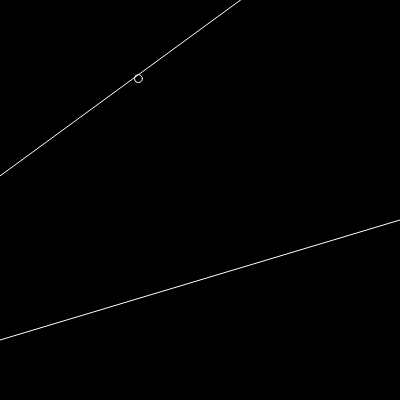
Frame 1 (no input)
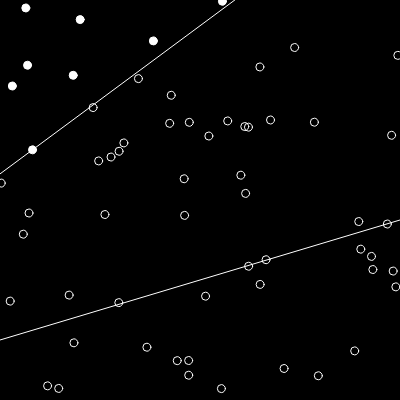
Frame 60 (no input)
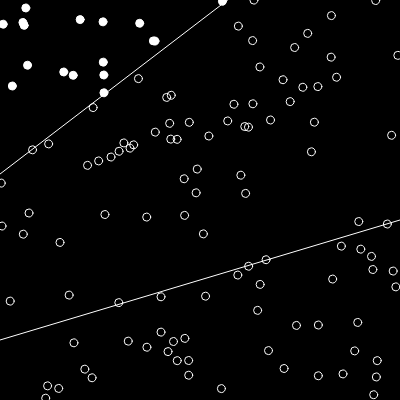
Frame 120 (the mouse pressed at the canvas centre since frame 60)

The p5.js sketch that drew these frames (run headless with seeded random() and noise() and a simulated clock; from frame 60 on, the mouse is pressed at the canvas centre):

// p5.js sketch
// ── sketch.js
let ptron;
let training = new Array(2000);


// We will train the perceptron with one "Point" object at a time
let count = 0;


// Coordinate space
let xmin = -1;
let ymin = -1;
let xmax = 1;
let ymax = 1;



function setup(){


  createCanvas(400,400);

  console.log(2);

  // The perceptron has 3 inputs -- x, y, and bias
   // Second value is "Learning Constant"
  ptron = new Perceptron(3,0.001);

  // Create a random set of training points and calculate the "known" answer

  for(var i =0; i<training.length;i++){
    let x = random(xmin,xmax);
    let y = random(ymin,ymax);
    let answer = 1;
    if(y<f(x)) answer =-1;
    training[i] = {
      input:[x,y,1],
      output:answer
    };

  }

}

function draw(){
  background(0);

  strokeWeight(1);
  stroke(255);
  let x1 = map(xmin,xmin,xmax,0,width);
  let y1 = map(f(ymin),ymin,ymax,height,0);
  let x2 = map(xmax,xmin,xmax,0,width);
  let y2 = map(f(ymax),ymin,ymax,height,0);

  line(x1,y1,x2,y2);

  // Draw the line based on the current weights
  // Formula is weights[0]*x + weights[1]*y + weights[2] = 0
  stroke(255);
  strokeWeight(1);
  let weights = ptron.getWeights();
  x1 = xmin;
  y1 =(-weights[2]-weights[0]*x1)/weights[1];
  x2 = xmax;
  y2 =(-weights[2]-weights[0]*x2)/weights[1];

  x1 = map(x1, xmin, xmax, 0, width);
  y1 = map(y1, ymin, ymax, height, 0);
  x2 = map(x2, xmin, xmax, 0, width);
  y2 = map(y2, ymin, ymax, height, 0);
  line(x1, y1, x2, y2);


  //train the perceptron

  ptron.train(training[count].input,training[count].output);
  count = (count +1) % training.length


  for (let i =0 ;i<count;i++){
    stroke(255);
    strokeWeight(1);
    fill(255);

    let guess = ptron.feedForward(training[i].input);
    if (guess > 0) noFill();
    let x = map(training[i].input[0], xmin, xmax, 0, width);
    let y = map(training[i].input[1], ymin, ymax, height, 0);
    ellipse(x, y, 8, 8);
  }

}



function f(x) {
  //y = mx +b
  let y = 0.3 * x + -0.4;
  return y;
}
// ── perceptron.js
class Perceptron {

  constructor(n,c){
    // Array of weights for inputs
    this.weights = new Array(n);
    // Start with random weights
    for(var i =0; i<this.weights.length;i++){
      this.weights[i] = random(-1,1);
    }
    this.c = c; // leasrning rate
  }

  train(inputs,desired){
    let guess = this.feedForward(inputs);
    // Compute the factor for changing the weight based on the error
    // Error = desired output - guessed output
    // Note this can only be 0, -2, or 2
    // Multiply by learning constant

    let error = desired -guess;
    //Adjust weights based on weightChange * input
    for (var i =0; i<this.weights.length;i++){
      this.weights[i] += this.c * error * inputs[i];
    }
  }


  feedForward(inputs){

    let sum =0;
    for(var i =0; i<inputs.length;i++){
      sum += inputs[i]* this.weights[i];
    }
    return this.activation(sum);
  }

  activation(a){

    if(a>0){
      return 1;
    }else{
      return -1;
    }
  }

  getWeights(){

    return this.weights;
  }



}
